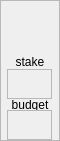
                  <widget class="QFrame" name="frame_seat2_budget">
                   <property name="sizePolicy">
                    <sizepolicy hsizetype="Preferred" vsizetype="Fixed">
                     <horstretch>0</horstretch>
                     <verstretch>0</verstretch>
                    </sizepolicy>
                   </property>
                   <property name="minimumSize">
                    <size>
                     <width>60</width>
                     <height>141</height>
                    </size>
                   </property>
                   <property name="maximumSize">
                    <size>
                     <width>60</width>
                     <height>16777215</height>
                    </size>
                   </property>
                   <property name="styleSheet">
                    <string notr="true"/>
                   </property>
                   <property name="frameShape">
                    <enum>QFrame::Shape::StyledPanel</enum>
                   </property>
                   <property name="frameShadow">
                    <enum>QFrame::Shadow::Raised</enum>
                   </property>
                   <layout class="QVBoxLayout" name="verticalLayout_9">
                    <property name="spacing">
                     <number>0</number>
                    </property>
                    <property name="leftMargin">
                     <number>0</number>
                    </property>
                    <property name="topMargin">
                     <number>5</number>
                    </property>
                    <property name="rightMargin">
                     <number>0</number>
                    </property>
                    <property name="bottomMargin">
                     <number>0</number>
                    </property>
                    <item alignment="Qt::AlignmentFlag::AlignHCenter|Qt::AlignmentFlag::AlignBottom">
                     <widget class="QLabel" name="label_seat2_stake_text">
                      <property name="minimumSize">
                       <size>
                        <width>50</width>
                        <height>0</height>
                       </size>
                      </property>
                      <property name="maximumSize">
                       <size>
                        <width>50</width>
                        <height>16777215</height>
                       </size>
                      </property>
                      <property name="styleSheet">
                       <string notr="true"/>
                      </property>
                      <property name="text">
                       <string>stake</string>
                      </property>
                      <property name="alignment">
                       <set>Qt::AlignmentFlag::AlignCenter</set>
                      </property>
                     </widget>
                    </item>
                    <item alignment="Qt::AlignmentFlag::AlignHCenter">
                     <widget class="QFrame" name="frame_seat2_stake_amount">
                      <property name="minimumSize">
                       <size>
                        <width>45</width>
                        <height>30</height>
                       </size>
                      </property>
                      <property name="maximumSize">
                       <size>
                        <width>45</width>
                        <height>30</height>
                       </size>
                      </property>
                      <property name="styleSheet">
                       <string notr="true"/>
                      </property>
                      <property name="frameShape">
                       <enum>QFrame::Shape::StyledPanel</enum>
                      </property>
                      <property name="frameShadow">
                       <enum>QFrame::Shadow::Raised</enum>
                      </property>
                      <layout class="QHBoxLayout" name="horizontalLayout_45">
                       <property name="spacing">
                        <number>0</number>
                       </property>
                       <property name="leftMargin">
                        <number>0</number>
                       </property>
                       <property name="topMargin">
                        <number>0</number>
                       </property>
                       <property name="rightMargin">
                        <number>0</number>
                       </property>
                       <property name="bottomMargin">
                        <number>0</number>
                       </property>
                       <item>
                        <spacer name="frame_seat2_spacer_5">
                         <property name="orientation">
                          <enum>Qt::Orientation::Horizontal</enum>
                         </property>
                         <property name="sizeHint" stdset="0">
                          <size>
                           <width>40</width>
                           <height>20</height>
                          </size>
                         </property>
                        </spacer>
                       </item>
                       <item>
                        <widget class="QLabel" name="label_seat2_stake_dollar">
                         <property name="minimumSize">
                          <size>
                           <width>0</width>
                           <height>0</height>
                          </size>
                         </property>
                         <property name="maximumSize">
                          <size>
                           <width>15</width>
                           <height>16777215</height>
                          </size>
                         </property>
                         <property name="text">
                          <string/>
                         </property>
                         <property name="scaledContents">
                          <bool>true</bool>
                         </property>
                         <property name="alignment">
                          <set>Qt::AlignmentFlag::AlignCenter</set>
                         </property>
                        </widget>
                       </item>
                       <item>
                        <widget class="QLabel" name="label_seat2_stake_amount">
                         <property name="minimumSize">
                          <size>
                           <width>0</width>
                           <height>0</height>
                          </size>
                         </property>
                         <property name="maximumSize">
                          <size>
                           <width>16777215</width>
                           <height>16777215</height>
                          </size>
                         </property>
                         <property name="layoutDirection">
                          <enum>Qt::LayoutDirection::RightToLeft</enum>
                         </property>
                         <property name="styleSheet">
                          <string notr="true"/>
                         </property>
                         <property name="text">
                          <string>&lt;html&gt;&lt;head/&gt;&lt;body&gt;&lt;p align=&quot;right&quot;&gt;&lt;br/&gt;&lt;/p&gt;&lt;/body&gt;&lt;/html&gt;</string>
                         </property>
                         <property name="scaledContents">
                          <bool>true</bool>
                         </property>
                        </widget>
                       </item>
                       <item>
                        <spacer name="frame_seat2_spacer_6">
                         <property name="orientation">
                          <enum>Qt::Orientation::Horizontal</enum>
                         </property>
                         <property name="sizeHint" stdset="0">
                          <size>
                           <width>40</width>
                           <height>20</height>
                          </size>
                         </property>
                        </spacer>
                       </item>
                      </layout>
                     </widget>
                    </item>
                    <item alignment="Qt::AlignmentFlag::AlignHCenter">
                     <widget class="QLabel" name="label_seat2_budget_text">
                      <property name="minimumSize">
                       <size>
                        <width>50</width>
                        <height>11</height>
                       </size>
                      </property>
                      <property name="maximumSize">
                       <size>
                        <width>50</width>
                        <height>11</height>
                       </size>
                      </property>
                      <property name="styleSheet">
                       <string notr="true"/>
                      </property>
                      <property name="text">
                       <string>budget</string>
                      </property>
                      <property name="alignment">
                       <set>Qt::AlignmentFlag::AlignCenter</set>
                      </property>
                     </widget>
                    </item>
                    <item alignment="Qt::AlignmentFlag::AlignHCenter">
                     <widget class="QFrame" name="frame_seat2_budget_amount">
                      <property name="minimumSize">
                       <size>
                        <width>45</width>
                        <height>30</height>
                       </size>
                      </property>
                      <property name="maximumSize">
                       <size>
                        <width>45</width>
                        <height>30</height>
                       </size>
                      </property>
                      <property name="frameShape">
                       <enum>QFrame::Shape::StyledPanel</enum>
                      </property>
                      <property name="frameShadow">
                       <enum>QFrame::Shadow::Raised</enum>
                      </property>
                      <layout class="QHBoxLayout" name="horizontalLayout_24">
                       <property name="spacing">
                        <number>0</number>
                       </property>
                       <property name="leftMargin">
                        <number>0</number>
                       </property>
                       <property name="topMargin">
                        <number>0</number>
                       </property>
                       <property name="rightMargin">
                        <number>0</number>
                       </property>
                       <property name="bottomMargin">
                        <number>0</number>
                       </property>
                       <item>
                        <spacer name="frame_seat2_spacer_2">
                         <property name="orientation">
                          <enum>Qt::Orientation::Horizontal</enum>
                         </property>
                         <property name="sizeHint" stdset="0">
                          <size>
                           <width>40</width>
                           <height>20</height>
                          </size>
                         </property>
                        </spacer>
                       </item>
                       <item>
                        <widget class="QLabel" name="label_seat2_budget_dollar">
                         <property name="minimumSize">
                          <size>
                           <width>15</width>
                           <height>0</height>
                          </size>
                         </property>
                         <property name="maximumSize">
                          <size>
                           <width>15</width>
                           <height>16777215</height>
                          </size>
                         </property>
                         <property name="text">
                          <string/>
                         </property>
                         <property name="alignment">
                          <set>Qt::AlignmentFlag::AlignCenter</set>
                         </property>
                        </widget>
                       </item>
                       <item>
                        <widget class="QLabel" name="label_seat2_budget_amount">
                         <property name="minimumSize">
                          <size>
                           <width>0</width>
                           <height>0</height>
                          </size>
                         </property>
                         <property name="maximumSize">
                          <size>
                           <width>16777215</width>
                           <height>16777215</height>
                          </size>
                         </property>
                         <property name="layoutDirection">
                          <enum>Qt::LayoutDirection::RightToLeft</enum>
                         </property>
                         <property name="text">
                          <string>&lt;html&gt;&lt;head/&gt;&lt;body&gt;&lt;p align=&quot;right&quot;&gt;&lt;br/&gt;&lt;/p&gt;&lt;/body&gt;&lt;/html&gt;</string>
                         </property>
                         <property name="scaledContents">
                          <bool>true</bool>
                         </property>
                        </widget>
                       </item>
                       <item>
                        <spacer name="frame_seat2_spacer_1">
                         <property name="orientation">
                          <enum>Qt::Orientation::Horizontal</enum>
                         </property>
                         <property name="sizeHint" stdset="0">
                          <size>
                           <width>40</width>
                           <height>20</height>
                          </size>
                         </property>
                        </spacer>
                       </item>
                      </layout>
                     </widget>
                    </item>
                   </layout>
                  </widget>
